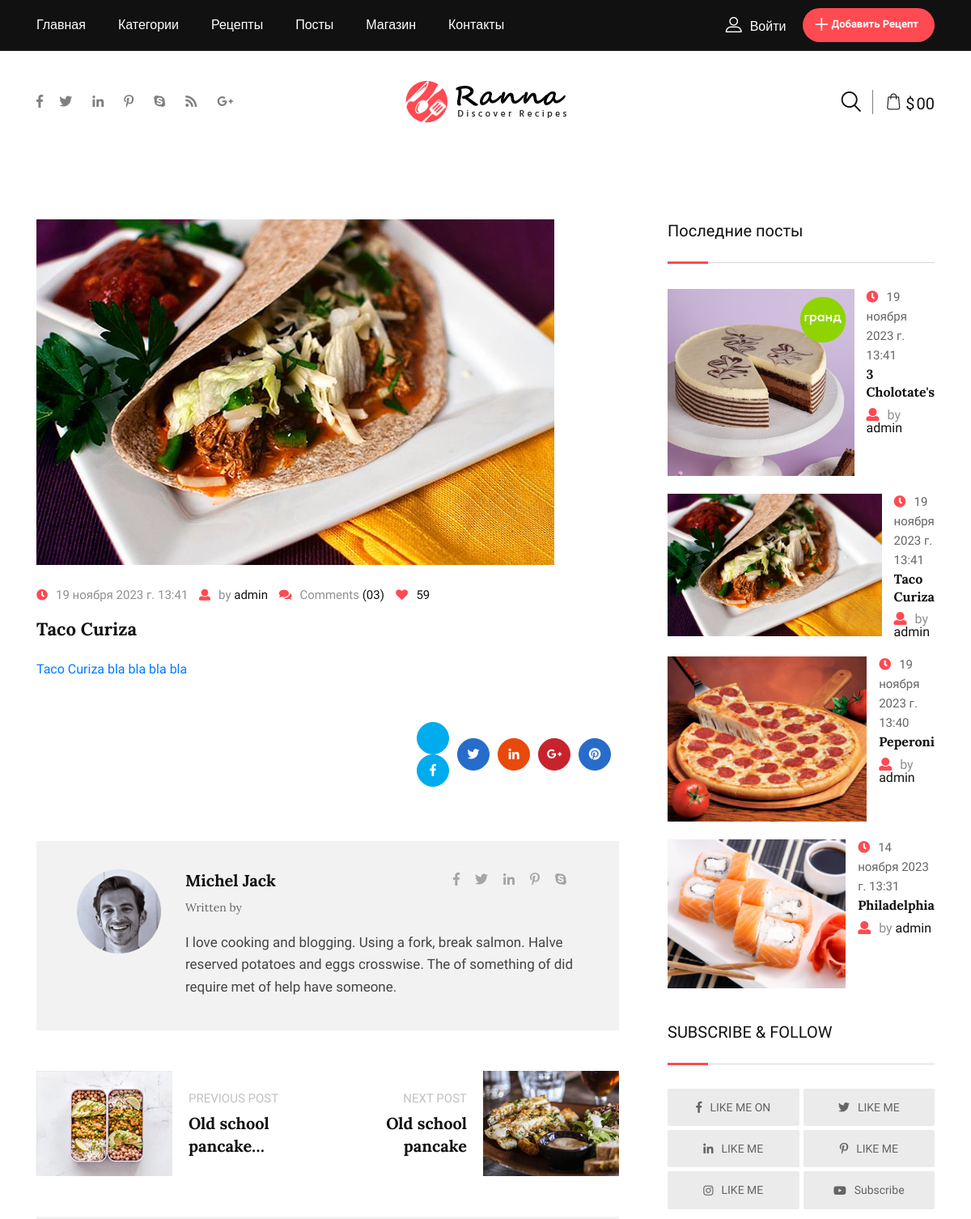
Page /post/detail/3/ (upper part) on the earlier database version.
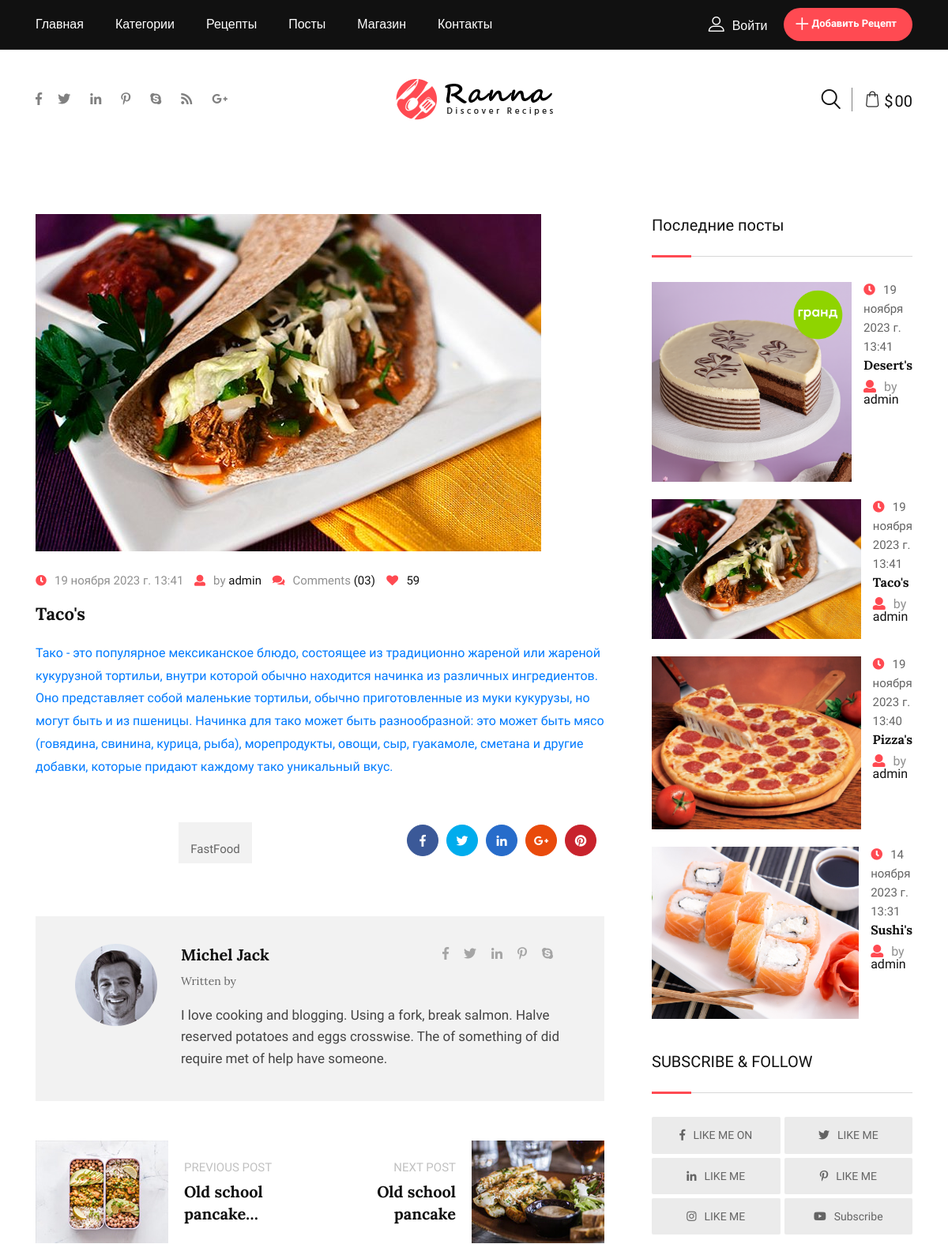
Same page on the later database version.
### apps/blog/models.py (models this page shows, shortened)
class Post(models.Model):
    title = models.CharField("Название", max_length=255)
    description = models.TextField("Описание")
    image = models.ImageField("Фото")
    created = models.DateTimeField(auto_now_add=True)
    updated = models.DateTimeField(auto_now=True)
    author = models.ForeignKey(User, on_delete=models.CASCADE, related_name="posts")
    is_draft = models.BooleanField("Черновик", default=True)
    category = models.ForeignKey(Category, on_delete=models.SET_NULL,null=True, related_name="posts")
    tags = models.ManyToManyField(Tag, related_name="tg_posts")
    class Meta:
        verbose_name = "Пост"
        verbose_name_plural = "Посты"

class Tag(models.Model):
    name = models.CharField("Название",max_length=100, unique=True)
    class Meta:
        verbose_name = "Тег"
        verbose_name_plural = "Теги"

### apps/blog/views.py (the view)
# urls.py: path('post/detail/<int:pk>/', views.PostDetailView.as_view(), name="post_detail")
class PostDetailView(DetailView):
    template_name = "post_detail.html"
    model = Post
    def get_context_data(self, **kwargs):
        context = super().get_context_data(**kwargs)
        context['posts'] = Post.objects.filter(is_draft=False)
        latest_four_posts = Post.objects.filter(is_draft=False).order_by('-created')
        if len(latest_four_posts) < 4:
            context["latest_four_posts"] = latest_four_posts
        else:
            context["latest_four_posts"] = latest_four_posts[:4]
        context["categories"] = Category.objects.all()
        return context

### apps/blog/templates/post_detail.html (shortened to what this page needs)
{% extends 'base.html' %}
{% block content %}
            <section class="single-blog-page-wrap padding-top-80 padding-bottom-50">
                <div class="container">
                    <div class="row gutters-60">
                        <div class="col-lg-8">
                            <div class="single-blog-box">
                                <div class="main-figure">
                                    <a href="single-blog.html"><img src="{{object.image.url}}" alt="Blog"></a>
                                </div>
                                <div class="blog-content">
                                    <ul class="entry-meta">
                                        <li><a href="#"><i class="fas fa-clock"></i>{{object.created}}</a></li>
                                        <li><a href="#"><i class="fas fa-user"></i>by <span>{{object.author.username}}</span></a></li>
                                        <li><a href="#"><i class="fas fa-comments"></i>Comments <span>(03)</span></a></li>
                                        <li><a href="#"><i class="fas fa-heart"></i><span>59</span></a></li>
                                    </ul>
                                    <h3 class="item-title"><a href="single-blog.html">{{object.title}}</h3>
                                    <p class="item-details">{{object.description}}</p>
                                </div>
                                <div class="tag-share">
                                    <ul>
                                        <li>
                                            <ul class="inner-tag">
                                                {% for tag in object.tags.all %}
                                                <li>
                                                    <a href="#">{{tag.name}}</a>
                                                </li>
                                                {% endfor %}
                                            </ul>
                                        </li>
                                        <li>
                                            <ul class="inner-share">
                                                <li>
                                                    <a href="#">
                                                        <i class="fab fa-facebook-f"></i>
                                                    </a>
                                                </li>
                                                <li>
                                                    <a href="#">
                                                        <i class="fab fa-twitter"></i>
                                                    </a>
                                                </li>
                                                <li>
                                                    <a href="#">
                                                        <i class="fab fa-linkedin-in"></i>
                                                    </a>
                                                </li>
                                                <li>
                                                    <a href="#">
                                                        <i class="fab fa-google-plus-g"></i>
                                                    </a>
                                                </li>
                                                <li>
                                                    <a href="#">
                                                        <i class="fab fa-pinterest"></i>
                                                    </a>
                                                </li>
                                            </ul>
                                        </li>
                                    </ul>
                                </div>
                                <div class="recipe-author">
                                    <div class="media media-none--xs">
                                        <img src="img/blog/author9.jpg" alt="Blog Author" class="rounded-circle media-img-auto">
                                        <div class="media-body">
                                            <h4 class="author-title">Michel Jack</h4>
                                            <h5 class="author-sub-title">Written by</h5>
                                            <p>I love cooking and blogging. Using a fork, break salmon. Halve reserved
                                                potatoes and eggs crosswise. The of something of did require met of
                                                help have someone.</p>
                                            <ul class="author-social">
                                                <li>
                                                    <a href="#"><i class="fab fa-facebook-f"></i></a>
                                                </li>
                                                <li>
                                                    <a href="#"><i class="fab fa-twitter"></i></a>
                                                </li>
                                                <li>
                                                    <a href="#"><i class="fab fa-linkedin-in"></i></a>
                                                </li>
                                                <li>
                                                    <a href="#"><i class="fab fa-pinterest-p"></i></a>
                                                </li>
                                                <li>
                                                    <a href="#"><i class="fab fa-skype"></i></a>
                                                </li>
                                            </ul>
                                        </div>
                                    </div>
                                </div>
                                <div class="next-prev-post">
                                    <div class="prev-post">
                                        <a href="#" class="item-figure"><img src="img/blog/prev-post.jpg" alt="Post"></a>
                                        <div class="item-content">
                                            <p>PREVIOUS POST</p>
                                            <h3 class="post-title"><a href="#">Old school pancake next area so goody</a></h3>
                                        </div>
                                    </div>
                                    <div class="next-post">
                                        <div class="item-content">
                                            <p>NEXT POST</p>
                                            <h3 class="post-title"><a href="#">Old school pancake next area so goody</a></h3>
                                        </div>
                                        <a href="#" class="item-figure"><img src="img/blog/next-post.jpg" alt="Post"></a>
                                    </div>
                                </div>
                            </div>
                        </div>
                        {% include "includes/left_side_bar.html" %}
                    </div>
                </div>
            </section>
{% endblock %}

### apps/blog/templates/includes/left_side_bar.html (shortened to what this page needs)
<div class="col-lg-4 sidebar-widget-area sidebar-break-md">
    <div class="widget">
        <div class="section-heading heading-dark">
            <h3 class="item-heading">Последние посты</h3>
        </div>
        <div class="widget-blog-post">
            <ul class="block-list">
                {% for lp in latest_four_posts %}
                <li class="single-item">
                    <div class="item-img">
                        <a href="{% url 'post_detail' lp.id %}"><img src="{{ lp.image.url }}" alt="Post"></a>
                    </div>
                    <div class="item-content">
                        <div class="item-post-date">
                            <a href="#"><i class="fas fa-clock"></i>{{ lp.created }}</a></div>
                        <h4 class="item-title"><a href="{% url 'post_detail' lp.id %}">{{ lp.title }}</a></h4>
                        <div class="item-post-by"><a href="single-blog.html"><i class="fas fa-user"></i><span>by</span>
                                {{ lp.author.username }}</a></div>
                    </div>
                </li>
                {% endfor %}
            </ul>
        </div>
    </div>
    <div class="widget">
        <div class="section-heading heading-dark">
            <h3 class="item-heading">SUBSCRIBE &amp; FOLLOW</h3>
        </div>
        <div class="widget-follow-us">
            <ul>
                <li class="single-item"><a href="#"><i class="fab fa-facebook-f"></i>LIKE ME ON</a></li>
                <li class="single-item"><a href="#"><i class="fab fa-twitter"></i>LIKE ME</a></li>
                <li class="single-item"><a href="#"><i class="fab fa-linkedin-in"></i>LIKE ME</a></li>
                <li class="single-item"><a href="#"><i class="fab fa-pinterest-p"></i>LIKE ME</a></li>
                <li class="single-item"><a href="#"><i class="fab fa-instagram"></i>LIKE ME</a></li>
                <li class="single-item"><a href="#"><i class="fab fa-youtube"></i>Subscribe</a></li>
            </ul>
        </div>
    </div>
</div>

Differences in the rows shown:
changed Post: title "Taco Curiza" → "Taco's"; description "Taco Curiza bla bla bla bla" → "Тако - это популярное мексиканское блюдо, состоящее из традиционно жареной или жареной кукурузной тортильи, внутри которой обычно находится начинка из различных ингредиентов. Оно представляет собой маленькие тортильи, обычно приготовленные из муки кукурузы, но могут быть и из пшеницы. Начинка для тако может быть разнообразной: это может быть мясо (говядина, свинина, курица, рыба), морепродукты, овощи, сыр, гуакамоле, сметана и другие добавки, которые придают каждому тако уникальный вкус."
added Tag: name "FastFood"
changed Post: title "3 Cholotate's" → "Desert's"
changed Post: title "Peperoni" → "Pizza's"
changed Post: title "Philadelphia" → "Sushi's"
